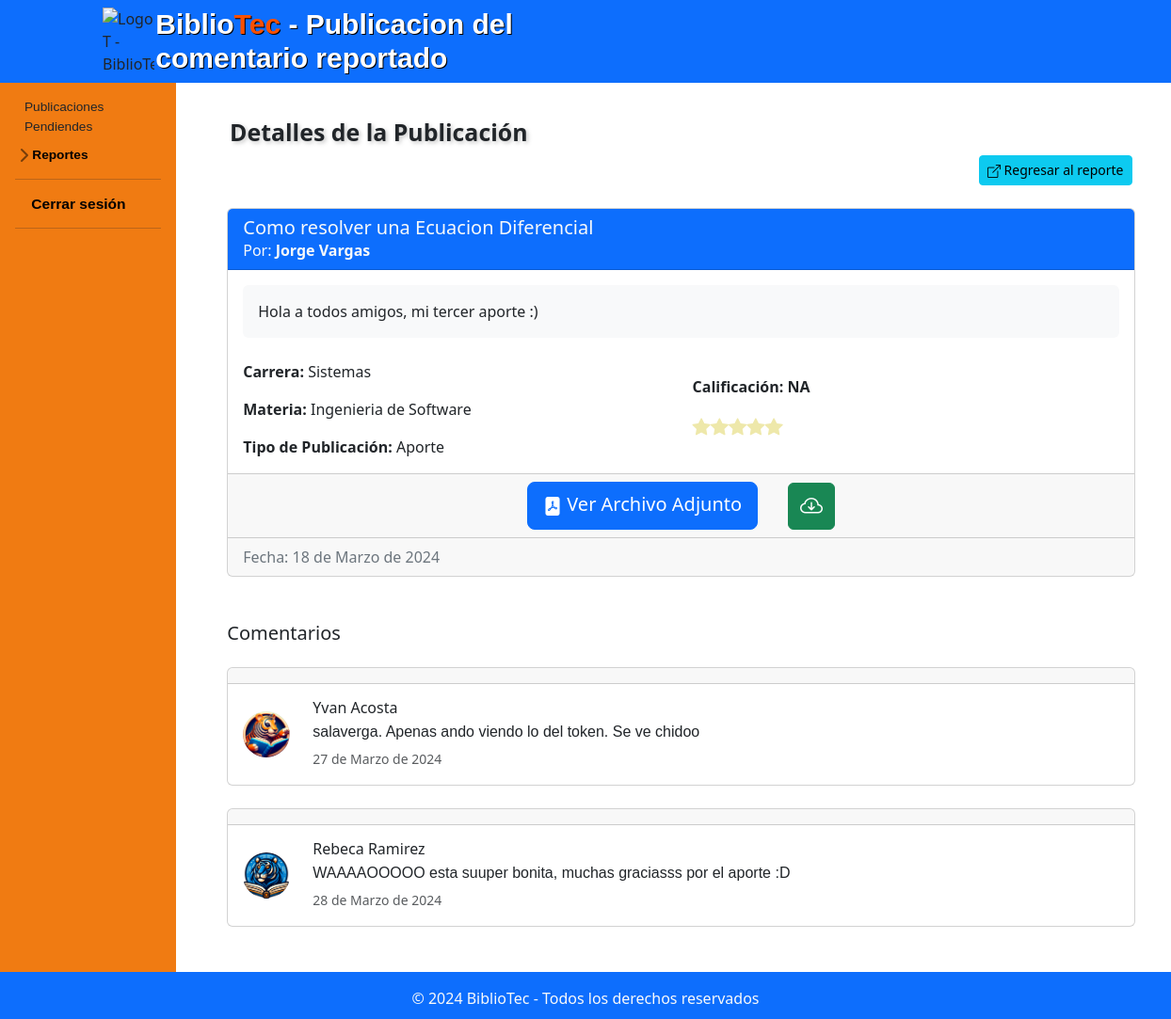
Page /administracion/administrador/publicacion_detalle_admin.php?id=3 (signed in) on the earlier database version.
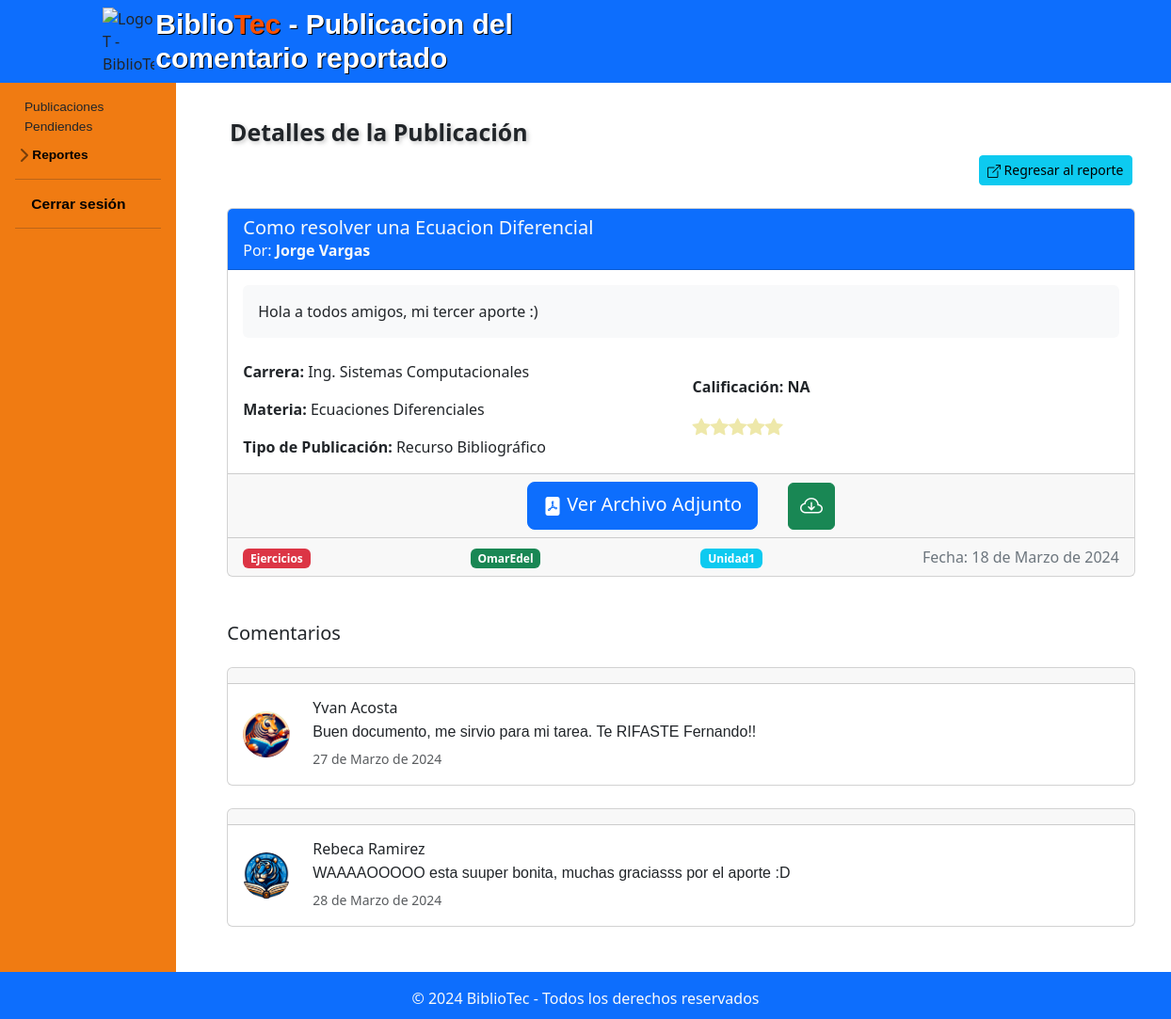
Same page on the later database version.
### tables this page shows
CREATE TABLE IF NOT EXISTS `publicacion` (
  `idPub` int NOT NULL AUTO_INCREMENT,
  `id_Usuario` int NOT NULL,
  `titulo_Pub` varchar(50) NOT NULL,
  `fecha_Pub` date NOT NULL,
  `descrip_Pub` text NOT NULL,
  `calif_Pub` decimal(10,0) NOT NULL,
  `carrera_Pub` varchar(45) NOT NULL,
  `materia_Pub` varchar(60) NOT NULL,
  `tipo_pub` varchar(45) NOT NULL,
  `archivo_Pub` varchar(100) NOT NULL,
  `estado_Pub` tinyint(1) NOT NULL,
  PRIMARY KEY (`idPub`),
  KEY `fk_Publicacion_Usuario1_idx` (`id_Usuario`)
);

CREATE TABLE IF NOT EXISTS `comentario` (
  `idComent` int NOT NULL AUTO_INCREMENT,
  `idPub` int NOT NULL,
  `idUsuario` int NOT NULL,
  `text_Coment` text NOT NULL,
  `fecha_Coment` date NOT NULL,
  PRIMARY KEY (`idComent`),
  KEY `fk_Comentario_Publicacion_idx` (`idPub`),
  KEY `fk_Comentario_Usuario1_idx` (`idUsuario`)
);

CREATE TABLE IF NOT EXISTS `usuario` (
  `idUsuario` int NOT NULL AUTO_INCREMENT,
  `nom_Us` varchar(50) NOT NULL,
  `apell_Us` varchar(50) NOT NULL,
  `carrera_Us` varchar(70) NOT NULL,
  `semestre_Us` varchar(50) NOT NULL,
  `correo_Us` varchar(100) NOT NULL,
  `contra_Us` varchar(60) NOT NULL,
  PRIMARY KEY (`idUsuario`),
  KEY `carrera_Us` (`carrera_Us`)
);

CREATE TABLE IF NOT EXISTS `tag_publicacion` (
  `idPub` int NOT NULL,
  `nombreTag` varchar(100) NOT NULL,
  PRIMARY KEY (`idPub`,`nombreTag`)
);

### php/functions.php (called while the page is built, shortened)
<?php
class functions
{
    public static function convertirFecha($fecha)
    {
        $fecha_timestamp = strtotime($fecha);
        $hoy = strtotime('today');
        $ayer = strtotime('yesterday');
        if ($fecha_timestamp >= $hoy) {
            return 'Hoy';
        }
        elseif ($fecha_timestamp >= $ayer) {
            return 'Ayer';
        }
        else {
            $diferencia = floor((time() - $fecha_timestamp) / (60 * 60 * 24));
            if ($diferencia <= 7) {
                return "Hace $diferencia días";
            } else {
                return self::fechaCompleta($fecha);
            }
        }
    }
    private static function fechaCompleta($fecha)
    {
        $fecha = new DateTime($fecha);
        $fecha = $fecha->format('d-m-Y');
        $dateArr = explode("-", $fecha);
        $dateArr[1] = self::mes($dateArr[1]);
        $fechaN = implode(" de ", $dateArr);
        return $fechaN;
    }
    private static function mes($month)
    {
        switch ($month) {
            case '03':
                return 'Marzo';
                break;
        }
    }
}

### administracion/administrador/publicacion_detalle_admin.php (the view, shortened to what the changed rows need)
<?php
include('../../php/functions.php');
$link = include('../../php/conexion.php');
if (isset($_GET['id'])) {
    $idPub = $_GET['id'];
    $query = "SELECT p.*, u.nom_Us, u.apell_Us FROM publicacion p
              JOIN usuario u ON p.id_Usuario = u.idUsuario
              WHERE p.idPub = $idPub";
    $result = mysqli_query($link, $query);
    if (mysqli_num_rows($result) == 1) {
        $publicacion = mysqli_fetch_assoc($result);
        $query_comentarios = "SELECT c.*, u.nom_Us, u.apell_Us FROM comentario c
                              JOIN usuario u ON c.idUsuario = u.idUsuario
                              WHERE c.idPub = $idPub";
        $result_comentarios = mysqli_query($link, $query_comentarios);
        $consultaEtiquetas = "SELECT nombreTag FROM tag_publicacion WHERE idPub = $idPub LIMIT 5";
        $resultEtiquetas = mysqli_query($link, $consultaEtiquetas);
    } else {
        header("Location: ../home.php");
        exit();
    }
    $qcalif = "SELECT AVG(`calificacion`) as 'promedio' from calificacion_detalle cd
                join usuario u on u.idUsuario = cd.id_Usuario
                join publicacion p on p.idPub = cd.idPub
                where cd.idPub = $idPub;";
    $consulta = mysqli_query($link, $qcalif);
    $consultaCal = mysqli_fetch_assoc($consulta);
} else {
    header("Location: ../../home.php");
    exit();
}
?>
<!DOCTYPE html>
<html lang="es">
<head>
    <link rel="stylesheet" href="../../css/normalizar.css">
    <link rel="stylesheet" href="../../css/estilos.css">
    <link rel="stylesheet" href="../../css/hover-min.css">
    <link rel="stylesheet" href="../../css/animate.css">
    <link rel="stylesheet" href="../../css/sidebars.css">
    <link rel="stylesheet" href="style.css">
    <link rel="stylesheet" href="https://cdnjs.cloudflare.com/ajax/libs/animate.css/4.1.1/animate.min.css" />
    <link href="https://cdn.jsdelivr.net/npm/bootstrap@5.3.3/dist/css/bootstrap.min.css" rel="stylesheet">
    <link rel="stylesheet" href="https://cdn.jsdelivr.net/npm/bootstrap-icons@1.11.3/font/bootstrap-icons.min.css">
    <link rel="stylesheet" href="https://cdn.jsdelivr.net/npm/@docsearch/css@3">
</head>
<body>
    <div class="container-fluid">
        <div class="row">
            <main role="main" class="col-md-9 ml-sm-auto col-lg-10 px-4" style="font-weight:normal; margin-left: 1.5%">
                    <div class="container mt-4 mb-5">
                        <div class="row">
                            <div class="col-md-12">
                                <div class="card card-details">
                                    <div class="card-header bg-primary text-light d-flex justify-content-between">
                                        <div>
                                            <h5 class="card-title mb-0"><?php echo $publicacion['titulo_Pub']; ?></h5>
                                            <p class="card-text mb-0">Por: <a class="link-light link-underline link-underline-opacity-0" href="../administracion/Perfil/UsuarioDetalle.php?id=<?php echo $publicacion['id_Usuario']; ?>"><b><?php echo $publicacion['nom_Us'] . " " . $publicacion['apell_Us']; ?></b></a></p>
                                        </div>
                                    </div>
                                    <div class="card-body">
                                        <div class="row mb-4">
                                            <div class="col">
                                                <div class="bg-light p-3 rounded">
                                                    <p class="card-text"><?php echo $publicacion['descrip_Pub']; ?></p>
                                                </div>
                                            </div>
                                        </div>
                                        <div class="row">
                                            <div class="col-md-6">
                                                <p class="card-text"><b>Carrera:</b> <?php echo $publicacion['carrera_Pub']; ?></p>
                                                <p class="card-text"><b>Materia:</b> <?php echo $publicacion['materia_Pub']; ?></p>
                                                <p class="card-text"><b>Tipo de Publicación:</b> <?php echo $publicacion['tipo_pub']; ?></p>
                                            </div>
                                            <div class="col-md-6">
                                                <div class="rating mt-3">
                                                            <?php
                                                            if ($consultaCal['promedio'] === null) {
                                                                $calificacion = 0;
                                                            } else {
                                                                $calificacion = $consultaCal['promedio'];
                                                                echo '<span> ' . round($calificacion, 2) . '</span> / 5 </b></p>';
                                                            }
                                                            $calificacion_estrellas = ceil($calificacion / 1);
                                                            ?>
                                                            <p class="calificar">
                                                                <?php
                                                                for ($i = 1; $i <= 5; $i++) {
                                                                    if ($i <= $calificacion_estrellas) {
                                                                        echo '<i class="bi bi-star-fill estrella" data-rating="' . $i . '"></i>';
                                                                    } else {
                                                                        echo '<i class="bi bi-star-fill" data-rating="' . $i . '"></i>';
                                                                    }
                                                                }
                                                                ?>
                                                            </p>
                                                </div>
                                            </div>
                                        </div>
                                    </div>
                                    <div class="card-footer d-flex justify-content-between align-items-end">
                                        <?php
                                        $colores = array("bg-danger", "bg-success", "bg-info", "bg-warning", "bg-primary");
                                        $colorIndex = 0;
                                        while ($etiqueta = mysqli_fetch_assoc($resultEtiquetas)) {
                                            echo '<span class="badge ' . $colores[$colorIndex] . ' mr-1">' . $etiqueta['nombreTag'] . '</span>';
                                            $colorIndex = ($colorIndex + 1) % count($colores);
                                        }
                                        ?>
                                    <p class="card-text comment-date mb-0 align-self-end">Fecha: <?php echo functions::convertirFecha($publicacion['fecha_Pub']); ?></p>
                                </div>
                            </div>
                            <div class="mt-5">
                                <?php
                                $imagenes_aleatorias = array();
                                $ruta_base = "../../images/tigers/";
                                for ($i = 1; $i <= 15; $i++) {
                                    $ruta_imagen = $ruta_base . "a" . $i . ".png";
                                    $imagenes_aleatorias[] = $ruta_imagen;
                                }
                                $contador = 0;
                                ?>
                                <?php while ($comentario = mysqli_fetch_assoc($result_comentarios)) : ?>
                                    <div class="card mt-4">
                                        <div class="card-header">
                                        </div>
                                        <div class="card-body">
                                            <div class="row align-items-center">
                                                <div class="col-auto">
                                                    <?php if ($contador % 2 == 0) : ?>
                                                        <img src="<?php echo $imagenes_aleatorias[array_rand($imagenes_aleatorias)]; ?>" alt="Imagen Aleatoria" class="rounded-circle" width="50">
                                                    <?php else : ?>
                                                        <img src="<?php echo $imagenes_aleatorias[array_rand($imagenes_aleatorias)]; ?>" alt="Imagen Aleatoria" class="rounded-circle" width="50">
                                                    <?php endif; ?>
                                                </div>
                                                <div class="col">
                                                    <h6 class="mb-1"><a class="link-dark link-underline link-underline-opacity-0" href="../../administracion/Perfil/UsuarioDetalle.php?id=<?php echo $comentario['idUsuario']; ?>"><?php echo $comentario['nom_Us'] . " " . $comentario['apell_Us']; ?></a></h6>
                                                    <pre class="mb-1"><?php echo $comentario['text_Coment']; ?></pre>
                                                    <small class="text-muted"><?php echo functions::convertirFecha($comentario['fecha_Coment']); ?></small>
                                                </div>
                                            </div>
                                        </div>
                                    </div>
                                    <?php
                                    $contador++;
                                    ?>
                                <?php endwhile; ?>
                            </div>
                        </div>
                    </div>
        </div>
        </main>
    </div>
    </div>
</body>
</html>

Differences in the rows shown:
changed publicacion "Como resolver una Ecuacion Diferencial": carrera_Pub "Sistemas" → "Ing. Sistemas Computacionales"; materia_Pub "Ingenieria de Software" → "Ecuaciones Diferenciales"; tipo_pub "Aporte" → "Recurso Bibliográfico"
added tag_publicacion: nombreTag "Ejercicios"
added tag_publicacion: nombreTag "OmarEdel"
added tag_publicacion: nombreTag "Unidad1"
changed comentario "Yvan": text_Coment "salaverga. Apenas ando viendo lo del token. Se ve chidoo" → "Buen documento, me sirvio para mi tarea. Te RIFASTE Fernando!!"
